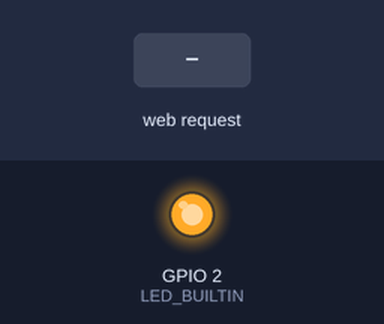
Simulated run of this program. Board: ESP8266 (NodeMCU). Shown: output pins drawn as LEDs (lit = HIGH, except the on-board LED, lit = LOW). The test bench sets the inputs (shaded band). WiFi joins after 1.5 s; servers stay silent unless stated; what the program prints to the serial monitor is not drawn.

Above: at 5.7 s.
5.8 s: HTTP request GET /toggle received
At 6.5 s:
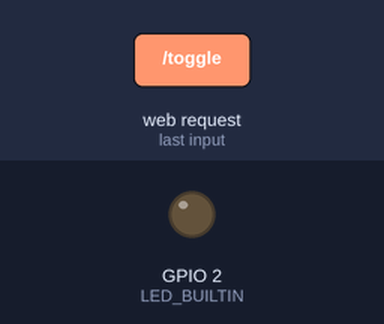
Timing chart, 0 to 8.8 s (numbered marks = the images above; inputs shaded):
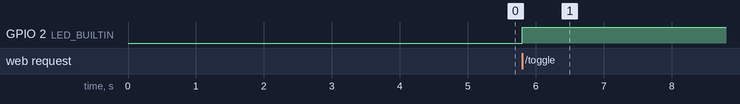

Measured:
- after the input at 5.8 s, GPIO 2 (LED_BUILTIN): LOW → HIGH at once

The program:

main.cpp
```cpp
#include <Arduino.h>
#include <ESP8266WiFi.h>
#include <WiFiClient.h>
#include <ESP8266WebServer.h>

#include "secrets.h"
const char *ssid     = SECRET_SSID;
const char *password = SECRET_PASSWORD;

ESP8266WebServer server(80);

void handle() {
  server.send(200, "text/html",
  "<html>"
  "<head>"
  "<style>"
  "body {"
  "  padding: 2em;"
  "  background-color: black;"
  "  text-align: center;"
  "}"
  "button {"
  "  background-color: #4CAF50;"
  "  border: none;"
  "  color: white;"
  "  padding: 4em;"
  "  font-size: 2em;"
  "  margin: 4px 2px;"
  "  border-radius: 30%;"
  "}"
  "</style>"
  "</head>"
  "<body>"
  "  <button onClick='fetch(\"/toggle\")'>Toggle</button>"
  "</body>"
  "</html>"
  );
}
void setup() {
  pinMode(LED_BUILTIN, OUTPUT);
  delay(3000);
  Serial.begin(9600);
  Serial.println();
  Serial.print("Configuring access point...");
  WiFi.begin(ssid, password);
  while (WiFi.status() != WL_CONNECTED) {
    delay(500);
    Serial.print(".");
  }
  Serial.println("");
  Serial.println("WiFi connected");
  Serial.println("IP address: ");
  Serial.println(WiFi.localIP());
  server.on("/", handle);
  server.begin();
  Serial.println("HTTP server started");
  server.on("/toggle", []() {
    if (digitalRead(LED_BUILTIN)) {
      Serial.println("0");
      digitalWrite(LED_BUILTIN, 0);
      handle();
    } else {
      Serial.println("1");
      digitalWrite(LED_BUILTIN, 1);
      handle();
    }
  });
}
void loop() {
  server.handleClient();
}
```

secrets.h
```cpp
#define SECRET_SSID           "your-ssid-here"
#define SECRET_PASSWORD       "your-password-here"
```
